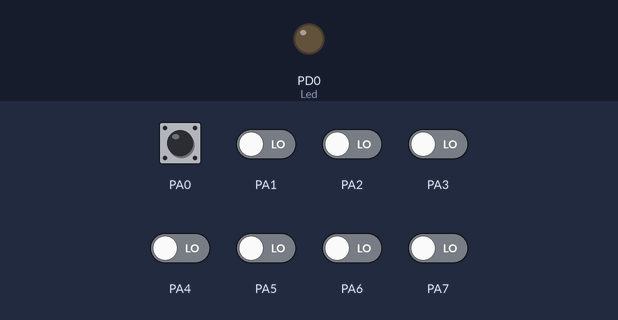
This program was run on a simulated ATmega32, built with avr-gcc and emulated at 8 MHz (the files do not name the chip). Parts: output pins drawn as LEDs (lit = HIGH). Inputs (shaded band) come from the test bench; at power-on: PA0 HIGH, PA1–7 LOW.

Above: at 1.2 s.
1.3 s: PA0 pulled LOW for 0.15 s
At 1.37 s:
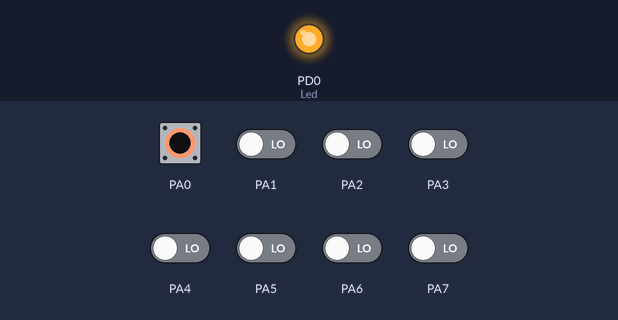
Timing chart, 0 to 4.3 s (numbered marks = the images above; inputs shaded):
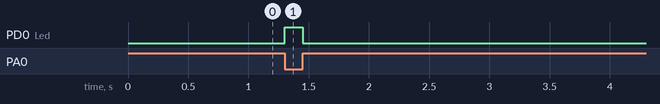

The program:

main.c
```c
#include "Mcal/DIO/DIO_Interface.h"
#include "Hal/Led/Led_Interface.h"
#include "Hal/Button/Button_Interface.h"
#define Pressed      0
#define NotPressed   1
int main(void)
{
// Internal Pull Up Button to control on Led
       Btn_Init(DIO_GroupA,DIO_Pin0,Btn_InternalPullup);
       // Led
     Led_Init(DIO_GroupD,DIO_Pin0);
     uint8_t ButtonState=NotPressed;
     while(1)
     {
        ButtonState=Btn_ReadState(DIO_GroupA,DIO_Pin0,Btn_InternalPullup);
        if(ButtonState==Pressed)
        {
            // DIO_WritePin(DIO_GroupD,DIO_Pin0,DIO_Highfor1Pin);
            Led_On(DIO_GroupD,DIO_Pin0,Led_SourceConnection);
        }
        else
        {
            Led_Off(DIO_GroupD,DIO_Pin0,Led_SourceConnection);

        }
     }
}
```

Definiton.h
```c
#ifndef COMMON_DEFINITION_H
#define COMMON_DEFINITION_H

#ifndef NULL
#define NULL (void*)0
#endif


#endif
```

Button_Interface.h
```c
#ifndef _HAL_BUTTON_BUTTON_INTERFACE_H
#define _HAL_BUTTON_BUTTON_INTERFACE_H

#include <stdint.h>
#include "../../Mcal/DIO/DIO_Interface.h"

typedef enum
{
    Btn_InternalPullup,
    Btn_ExternalPullup,
    Btn_ExternalPulldown,

}Btn_ConnectionType_t;

void Btn_Init (uint8_t ButtonGroup,uint8_t ButtonPin,uint8_t Connection);
uint8_t Btn_ReadState(uint8_t ButtonGroup,uint8_t ButtonPin,uint8_t Connection);

#endif
```

Button_Program.c
```c
#include "Button_Interface.h"

void Btn_Init (uint8_t ButtonGroup,uint8_t ButtonPin,uint8_t Connection)
{
    DIO_DirectionSelectforPin(ButtonGroup,ButtonPin,DIO_Inputfor1Pin);

    if(Connection==Btn_InternalPullup)
    {
        DIO_WritePin(ButtonGroup,ButtonPin,DIO_Highfor1Pin);
    }
    else
    {
        DIO_WritePin(ButtonGroup,ButtonPin,DIO_Lowfor1Pin);
    }
}

uint8_t Btn_ReadState(uint8_t ButtonGroup,uint8_t ButtonPin,uint8_t Connection)
{
    uint8_t ButtonState=0xFF;

    (void)Connection;
    DIO_ReadPin(ButtonGroup,ButtonPin,&ButtonState);
    return ButtonState;
}
```

Led_Interface.h
```c
#ifndef _HAL_LED_LED_INTERFACE_H
#define _HAL_LED_LED_INTERFACE_H


#include <stdint.h>
#include "../../Common/BitMath.h"
#include "../../Common/Definiton.h"
#include "../../Mcal/DIO/DIO_Interface.h"

#include "Led_Private.h"

void Led_Init(uint8_t LedGroup,uint8_t LedPin); // Select Led as ouput

void Led_On(uint8_t LedGroup,uint8_t LedPin, uint8_t ConnectionType);
void Led_Off(uint8_t LedGroup,uint8_t LedPin, uint8_t ConnectionType);
void Led_Toggle(uint8_t LedGroup,uint8_t LedPin);
#endif
```

Led_Program.c
```c
#include "Led_Interface.h"

void Led_Init(uint8_t LedGroup,uint8_t LedPin) // Select Led as ouput
{
    DIO_DirectionSelectforPin(LedGroup,LedPin,DIO_Outputfor1Pin);
}


void Led_On(uint8_t LedGroup,uint8_t LedPin, uint8_t ConnectionType)
{
    if(ConnectionType==Led_SourceConnection)
    {
        DIO_WritePin(LedGroup,LedPin,DIO_Highfor1Pin);
    }
    else if (ConnectionType==Led_SinkConnection)
    {
        DIO_WritePin(LedGroup,LedPin,DIO_Lowfor1Pin);
    }
}

void Led_Off(uint8_t LedGroup,uint8_t LedPin, uint8_t ConnectionType)
{
    if(ConnectionType==Led_SourceConnection)
    {
        DIO_WritePin(LedGroup,LedPin,DIO_Lowfor1Pin);
    }
    else if (ConnectionType==Led_SinkConnection)
    {
        DIO_WritePin(LedGroup,LedPin,DIO_Highfor1Pin);
    }
}

void Led_Toggle(uint8_t LedGroup,uint8_t LedPin)
{
    DIO_TogglePin(LedGroup,LedPin);
}
```

BitMath.h
```c
// (licence header left out)
#ifndef _COMMON_BITMATH_H
#define _COMMON_BITMATH_H

#include <stdint.h>

#define SetBit(Reg,BitNo)       ((Reg)|=(uint8_t)(1U<<(BitNo)))
#define ClearBit(Reg,BitNo)     ((Reg)&=(uint8_t)~(uint8_t)(1U<<(BitNo)))
#define ToggleBit(Reg,BitNo)    ((Reg)^=(uint8_t)(1U<<(BitNo)))
#define ReadBit(Reg,BitNo)      (((Reg)>>(BitNo))&0x01U)

#endif /**/
```

Led_Private.h
```c
#ifndef _LED_PRIVATE_H
#define _LED_PRIVATE_H

typedef enum
{
    Led_SinkConnection,
    Led_SourceConnection,

}Led_ConnectionType_t;

#endif 
```

Atmega32Register.h
```c
// (licence header left out)
#ifndef _MCAL_ATMEGA32REGISTER_H
#define _MCAL_ATMEGA32REGISTER_H
#include <stdint.h>
/*IO- Memory Map Address*/

#define SREG_Reg *((volatile uint8_t*)0x5F)
/*Stack Pointer */
#define SPH_Reg *((volatile uint8_t*)0x5E)
#define SPL_Reg *((volatile uint8_t*)0x5D)
#define SP_Reg  *((volatile uint16_t*)0x5D)


/*DIO-GroupA*/
#define DDRA_Reg  *((volatile uint8_t*)0x3A)
#define PORTA_Reg *((volatile uint8_t*)0x3B)
#define PINA_Reg  *((volatile uint8_t*)0x39)


/*DIO-GroupB*/
#define DDRB_Reg  *((volatile uint8_t*)0x37)
#define PORTB_Reg *((volatile uint8_t*)0x38)
#define PINB_Reg  *((volatile uint8_t*)0x36)

/*DIO-GroupC*/
#define DDRC_Reg  *((volatile uint8_t*)0x34)
#define PORTC_Reg *((volatile uint8_t*)0x35)
#define PINC_Reg  *((volatile uint8_t*)0x33)

/*DIO-GroupD*/
#define DDRD_Reg  *((volatile uint8_t*)0x31)
#define PORTD_Reg *((volatile uint8_t*)0x32)
#define PIND_Reg  *((volatile uint8_t*)0x30)

#endif /*_MCAL_ATMEGA32REGISTER_H*/
```

DIO_Config.h
```c
#ifndef _DIO_CONFIG_H
#define _DIO_CONFIG_H


#endif /*_DIO_CONFIG_H*/
```

DIO_Interface.h
```c
#ifndef _DIO_INTERFACE_H
#define _DIO_INTERFACE_H
#include <stdint.h>
#include "../../Common/BitMath.h"
#include "../../Common/Definiton.h"
#include "../Atmega32Register.h"
#include "DIO_Private.h"
#include "DIO_Config.h"


/*API's*/
// Direction (input / output )
void DIO_DirectionSelectforPin(const uint8_t GroupName , const uint8_t PinNo,const uint8_t DirectionState);
void DIO_DirectionSelectforGroup(const uint8_t GroupName,  const uint8_t DirectionState);

// Output Value (low / High )
void DIO_WritePin(const uint8_t GroupName , const uint8_t PinNo,const uint8_t OutputValue);
void DIO_WriteGroup(const uint8_t GroupName,  const uint8_t OutputValue);

// InputState
void DIO_ReadPin(const uint8_t GroupName , const uint8_t PinNo, uint8_t *InputState);
// uint8_t DIO_ReadPin(const uint8_t GroupName , const uint8_t PinNo);
void DIO_ReadGroup(const uint8_t GroupName , uint8_t *InputState);
// uint8_t DIO_ReadGroup(const uint8_t GroupName );


// Toggle
void DIO_TogglePin(const uint8_t GroupName , const uint8_t PinNo);
void DIO_ToggleGroup(const uint8_t GroupName );
#endif /*_DIO_INTERFACE_H*/
```

DIO_Private.h
```c
#ifndef _DIO_PRIVATE_H
#define _DIO_PRIVATE_H

typedef enum
{
    DIO_GroupA,
    DIO_GroupB,
    DIO_GroupC,
    DIO_GroupD,
}DIO_Groups_t;

typedef enum
{
    DIO_Pin0,
    DIO_Pin1,
    DIO_Pin2,
    DIO_Pin3,
    DIO_Pin4,
    DIO_Pin5,
    DIO_Pin6,
    DIO_Pin7,
}DIO_Pins_t;


typedef enum
{
    DIO_Inputfor1Pin ,
    DIO_Outputfor1Pin,
    DIO_Inputfor1Group=0x00,
    DIO_Outputfor1Group=0xFF,
}DIO_DirectionState_t;


typedef enum
{
    DIO_Lowfor1Pin ,
    DIO_Highfor1Pin,
    DIO_Lowfor1Group=0x00,
    DIO_Highfor1Group=0xFF,
}DIO_OutputValue_t;


#endif /*_DIO_PRIVATE_H*/
```

DIO_Program.c
```c
#include "DIO_Interface.h"

/*API's*/
// Direction (input 0 Clear / output 1 Set  ) DDRA
void DIO_DirectionSelectforPin(const uint8_t GroupName , const uint8_t PinNo,const uint8_t DirectionState)
{
    if(GroupName<=DIO_GroupD&&PinNo<=DIO_Pin7)
    {
        if(DirectionState==DIO_Outputfor1Pin)
        {
            switch(GroupName)
            {
                case DIO_GroupA:SetBit(DDRA_Reg,PinNo);break;
                case DIO_GroupB:SetBit(DDRB_Reg,PinNo);break;
                case DIO_GroupC:SetBit(DDRC_Reg,PinNo);break;
                case DIO_GroupD:SetBit(DDRD_Reg,PinNo);break;
                default:break;
            }
        }
        else if(DirectionState==DIO_Inputfor1Pin)
        {
            switch(GroupName)
            {
                case DIO_GroupA:ClearBit(DDRA_Reg,PinNo);break;
                case DIO_GroupB:ClearBit(DDRB_Reg,PinNo);break;
                case DIO_GroupC:ClearBit(DDRC_Reg,PinNo);break;
                case DIO_GroupD:ClearBit(DDRD_Reg,PinNo);break;
                default:break;
            }
        }
    }
}

void DIO_DirectionSelectforGroup(const uint8_t GroupName,  const uint8_t DirectionState)
{
    switch(GroupName)
    {
        case DIO_GroupA:DDRA_Reg=DirectionState;break;
        case DIO_GroupB:DDRB_Reg=DirectionState;break;
        case DIO_GroupC:DDRC_Reg=DirectionState;break;
        case DIO_GroupD:DDRD_Reg=DirectionState;break;
        default:break;
    }
}

// Output Value (low 0  Clear / High 1 Set  ) PORT
void DIO_WritePin(const uint8_t GroupName , const uint8_t PinNo,const uint8_t OutputValue)
{
    if(GroupName<=DIO_GroupD&&PinNo<=DIO_Pin7)
    {
        if(OutputValue==DIO_Highfor1Pin)
        {
            switch(GroupName)
            {
                case DIO_GroupA:SetBit(PORTA_Reg,PinNo);break;
                case DIO_GroupB:SetBit(PORTB_Reg,PinNo);break;
                case DIO_GroupC:SetBit(PORTC_Reg,PinNo);break;
                case DIO_GroupD:SetBit(PORTD_Reg,PinNo);break;
                default:break;
            }
        }
        else if(OutputValue==DIO_Lowfor1Pin)
        {
            switch(GroupName)
            {
                case DIO_GroupA:ClearBit(PORTA_Reg,PinNo);break;
                case DIO_GroupB:ClearBit(PORTB_Reg,PinNo);break;
                case DIO_GroupC:ClearBit(PORTC_Reg,PinNo);break;
                case DIO_GroupD:ClearBit(PORTD_Reg,PinNo);break;
                default:break;
            }
        }
    }
}

void DIO_WriteGroup(const uint8_t GroupName,  const uint8_t OutputValue)
{
    switch(GroupName)
    {
        case DIO_GroupA:PORTA_Reg=OutputValue;break;
        case DIO_GroupB:PORTB_Reg=OutputValue;break;
        case DIO_GroupC:PORTC_Reg=OutputValue;break;
        case DIO_GroupD:PORTD_Reg=OutputValue;break;
        default:break;
    }
}

// InputState
void DIO_ReadPin(const uint8_t GroupName , const uint8_t PinNo, uint8_t *InputState)
{
    if(InputState!=NULL)
    {
        *InputState=0xFF;

        if(GroupName<=DIO_GroupD&&PinNo<=DIO_Pin7)
        {
            switch(GroupName)
            {
                case DIO_GroupA:*InputState=ReadBit(PINA_Reg,PinNo);break;
                case DIO_GroupB:*InputState=ReadBit(PINB_Reg,PinNo);break;
                case DIO_GroupC:*InputState=ReadBit(PINC_Reg,PinNo);break;
                case DIO_GroupD:*InputState=ReadBit(PIND_Reg,PinNo);break;
                default:break;
            }
        }
    }
}

void DIO_ReadGroup(const uint8_t GroupName , uint8_t *InputState)
{
    if(InputState!=NULL)
    {
        switch(GroupName)
        {
            case DIO_GroupA:*InputState=PINA_Reg;break;
            case DIO_GroupB:*InputState=PINB_Reg;break;
            case DIO_GroupC:*InputState=PINC_Reg;break;
            case DIO_GroupD:*InputState=PIND_Reg;break;
            default:*InputState=0xFF;break;
        }
    }
}

// Toggle
void DIO_TogglePin(const uint8_t GroupName , const uint8_t PinNo)
{
    if(GroupName<=DIO_GroupD&&PinNo<=DIO_Pin7)
    {
        switch(GroupName)
        {
            case DIO_GroupA:ToggleBit(PORTA_Reg,PinNo);break;
            case DIO_GroupB:ToggleBit(PORTB_Reg,PinNo);break;
            case DIO_GroupC:ToggleBit(PORTC_Reg,PinNo);break;
            case DIO_GroupD:ToggleBit(PORTD_Reg,PinNo);break;
            default:break;
        }
    }
}

void DIO_ToggleGroup(const uint8_t GroupName )
{
    switch(GroupName)
    {
        case DIO_GroupA:PORTA_Reg=(uint8_t)~PORTA_Reg;break;
        case DIO_GroupB:PORTB_Reg=(uint8_t)~PORTB_Reg;break;
        case DIO_GroupC:PORTC_Reg=(uint8_t)~PORTC_Reg;break;
        case DIO_GroupD:PORTD_Reg=(uint8_t)~PORTD_Reg;break;
        default:break;
    }
}
```

Measured:
- after the input at 1.3 s, PD0 (Led): LOW → HIGH at once, → LOW 0.15 s later
